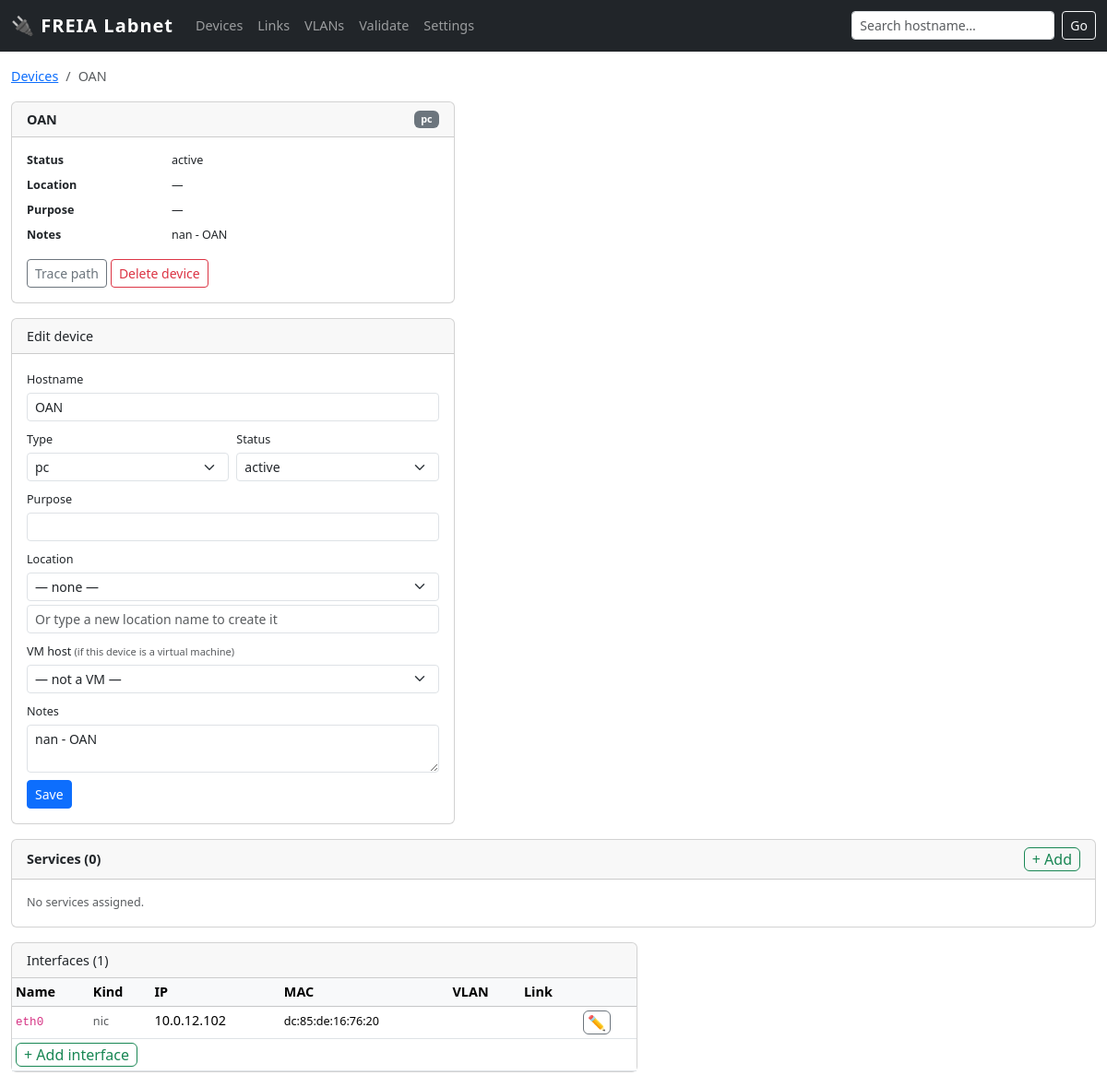
Screenshot of /device/3 with the database file from the repository.
### tables this page shows
CREATE TABLE "device" (
    id INTEGER PRIMARY KEY,
    hostname TEXT UNIQUE,
    kind TEXT NOT NULL,
    vendor_model TEXT,
    os TEXT,
    serial TEXT,
    location_id INTEGER REFERENCES location(id),
    owner TEXT,
    purpose TEXT,
    status TEXT NOT NULL DEFAULT 'active' CHECK(status IN (
        'active','spare','loan','disconnected','retired','planned'
    )),
    notes TEXT,
    vm_host_id INTEGER REFERENCES device(id)
);

CREATE TABLE enum_value (
        id       INTEGER PRIMARY KEY,
        category TEXT NOT NULL,
        value    TEXT NOT NULL,
        UNIQUE(category, value)
    );

CREATE TABLE iface (
    id INTEGER PRIMARY KEY,
    device_id INTEGER NOT NULL REFERENCES device(id) ON DELETE CASCADE,
    name TEXT NOT NULL,                 -- 'eth0','eno5','br0' for NICs; '24','C02-11A-13','P2' for ports
    kind TEXT NOT NULL CHECK(kind IN ('nic','port')),
    mac TEXT,                           -- validate format if present
    ip TEXT,
    prefix INTEGER,
    vlan_id INTEGER,
    notes TEXT, mode TEXT NOT NULL DEFAULT 'access', ip_mode TEXT DEFAULT 'static',  
    UNIQUE(device_id, name)
);

### app.py (the view, shortened to what this page needs)
@app.route('/device/<int:dev_id>')
def device(dev_id):
    dev = query(
        "SELECT d.*, l.name as location_name FROM device d "
        "LEFT JOIN location l ON l.id=d.location_id WHERE d.id=?",
        (dev_id,), one=True)
    if not dev:
        flash('Device not found', 'danger')
        return redirect(url_for('devices'))
    ifaces = query(
        "SELECT i.*, v.vid, v.name as vlan_name FROM iface i "
        "LEFT JOIN vlan v ON v.id=i.vlan_id WHERE i.device_id=?"
        " ORDER BY CAST(i.name AS INTEGER), i.name",
        (dev_id,))
    links = {}
    for iface in ifaces:
        lnks = query("""
            SELECT l.id as link_id, l.cable_nr, l.status, cr.type as cable_type,
                   CASE WHEN l.a_iface_id=? THEN l.b_iface_id ELSE l.a_iface_id END as remote_iface_id
            FROM link l LEFT JOIN cable_ref cr ON cr.nr=l.cable_nr
            WHERE l.a_iface_id=? OR l.b_iface_id=?
        """, (iface['id'], iface['id'], iface['id']))
    dev_services = query("""
        SELECT ds.id, s.name, s.category, ds.role, ds.notes
        FROM device_service ds JOIN service s ON s.id=ds.service_id
        WHERE ds.device_id=? ORDER BY s.category, s.name
    """, (dev_id,))
    all_services = query("SELECT id, name, category FROM service ORDER BY category, name")
    assigned_ids = {r['id'] for r in dev_services}
    avail_services = [s for s in all_services if s['id'] not in assigned_ids]
    vm_host = None
    if dev['vm_host_id']:
        vm_host = query("SELECT id, hostname FROM device WHERE id=?",
                        (dev['vm_host_id'],), one=True)
    hosted_vms = query(
        "SELECT id, hostname FROM device WHERE vm_host_id=? ORDER BY hostname",
        (dev_id,))
    locations = query("SELECT id, name, building, rack FROM location ORDER BY name")
    vlans     = query("SELECT id, vid, name FROM vlan ORDER BY vid")
    all_devs  = query("SELECT id, hostname FROM device ORDER BY hostname")
    return render_template('device.html', dev=dev, ifaces=ifaces, links=links,
        kinds=device_kinds(), statuses=device_statuses(), iface_kinds=IFACE_KINDS,
        locations=locations, vlans=vlans, all_devs=all_devs,
        dev_services=dev_services, avail_services=avail_services,
        vm_host=vm_host, hosted_vms=hosted_vms)

### app.py (called while the page is built)
def get_enum(category):
    try:
        rows = query("SELECT value FROM enum_value WHERE category=? ORDER BY value", (category,))
        return [r['value'] for r in rows]
    except Exception:
        return []

def device_kinds():    return get_enum('device_kind')

def device_statuses(): return get_enum('device_status')

def get_db():
    db = getattr(g, '_database', None)
    if db is None:
        db = g._database = sqlite3.connect(LABNET_PATH)
        db.row_factory = sqlite3.Row
        db.execute('PRAGMA foreign_keys = ON')
    return db

def query(sql, args=(), one=False):
    cur = get_db().execute(sql, args)
    rv = cur.fetchall()
    return (rv[0] if rv else None) if one else rv

### templates/device.html (shortened to what this page needs)
{% extends "base.html" %}
{% block content %}
<nav aria-label="breadcrumb" class="mb-2">
  <ol class="breadcrumb">
    <li class="breadcrumb-item"><a href="/devices">Devices</a></li>
    <li class="breadcrumb-item active">{{ dev['hostname'] }}</li>
  </ol>
</nav>
<div class="row g-3">
  <div class="col-lg-5">
    <div class="card mb-3">
      <div class="card-header d-flex justify-content-between align-items-center">
        <strong>{{ dev['hostname'] }}</strong>
        <span class="badge bg-secondary">{{ dev['kind'] }}</span>
      </div>
      <div class="card-body">
        <dl class="row mb-0 small">
          <dt class="col-4">Status</dt><dd class="col-8">{{ dev['status'] }}</dd>
          <dt class="col-4">Location</dt><dd class="col-8">{{ dev['location_name'] or '—' }}</dd>
          <dt class="col-4">Purpose</dt><dd class="col-8">{{ dev['purpose'] or '—' }}</dd>
          <dt class="col-4">Notes</dt><dd class="col-8">{{ dev['notes'] or '—' }}</dd>
        </dl>
        <div class="mt-2 d-flex flex-wrap gap-1">
          <a href="/trace/{{ dev['hostname'] }}" class="btn btn-sm btn-outline-secondary">Trace path</a>
          <form method="post" action="/device/{{ dev['id'] }}/delete" class="d-inline"
                onsubmit="return confirm('Delete {{ dev['hostname'] }}? This cannot be undone.')">
            <button class="btn btn-sm btn-outline-danger" type="submit">Delete device</button>
          </form>
        </div>
      </div>
    </div>
    <div class="card">
      <div class="card-header">Edit device</div>
      <div class="card-body">
        <form method="post" action="/device/{{ dev['id'] }}/edit">
          <div class="mb-2">
            <label class="form-label small mb-1">Hostname</label>
            <input type="text" name="hostname" class="form-control form-control-sm"
                   value="{{ dev['hostname'] or '' }}" required>
          </div>
          <div class="row g-2 mb-2">
            <div class="col">
              <label class="form-label small mb-1">Type</label>
              <select name="kind" class="form-select form-select-sm">
                {% for k in kinds %}
                <option value="{{ k }}" {% if k == dev['kind'] %}selected{% endif %}>{{ k }}</option>
                {% endfor %}
              </select>
            </div>
            <div class="col">
              <label class="form-label small mb-1">Status</label>
              <select name="status" class="form-select form-select-sm">
                {% for s in statuses %}
                <option value="{{ s }}" {% if s == dev['status'] %}selected{% endif %}>{{ s }}</option>
                {% endfor %}
              </select>
            </div>
          </div>
          <div class="mb-2">
            <label class="form-label small mb-1">Purpose</label>
            <input type="text" name="purpose" class="form-control form-control-sm"
                   value="{{ dev['purpose'] or '' }}">
          </div>
          <div class="mb-2">
            <label class="form-label small mb-1">Location</label>
            <select name="location_id" class="form-select form-select-sm mb-1">
              <option value="">— none —</option>
            </select>
            <input type="text" name="new_location_name" class="form-control form-control-sm"
                   placeholder="Or type a new location name to create it">
          </div>
          <div class="mb-2">
            <label class="form-label small mb-1">VM host <span class="text-muted small">(if this device is a virtual machine)</span></label>
            <select name="vm_host_id" class="form-select form-select-sm">
              <option value="">— not a VM —</option>
            </select>
          </div>
          <div class="mb-2">
            <label class="form-label small mb-1">Notes</label>
            <textarea name="notes" class="form-control form-control-sm" rows="2">{{ dev['notes'] or '' }}</textarea>
          </div>
          <button class="btn btn-sm btn-primary" type="submit">Save</button>
        </form>
      </div>
    </div>
  </div>
  <div class="col-12">
    <div class="card">
      <div class="card-header d-flex justify-content-between align-items-center">
        <strong>Services ({{ dev_services|length }})</strong>
        <button class="btn btn-xs btn-outline-success py-0 px-2"
                data-bs-toggle="collapse" data-bs-target="#add-service-form">+ Add</button>
      </div>
      {% if dev_services %}
      <div class="table-responsive">
        <table class="table table-sm table-hover mb-0">
          <thead class="table-light">
            <tr><th>Service</th><th>Category</th><th>Role</th><th>Notes</th><th></th></tr>
          </thead>
          <tbody>
            {% for ds in dev_services %}
            <tr>
              <td>{{ ds['name'] }}</td>
              <td><span class="badge {% if ds['category'] == 'epics' %}bg-info text-dark{% else %}bg-secondary{% endif %}">{{ ds['category'] }}</span></td>
              <td><small>{{ ds['role'] or '' }}</small></td>
              <td><small class="text-muted">{{ ds['notes'] or '' }}</small></td>
              <td class="text-end">
                <button class="btn btn-xs btn-outline-secondary py-0 px-1"
                        data-bs-toggle="collapse"
                        data-bs-target="#edit-svc-{{ ds['id'] }}">&#x270F;</button>
              </td>
            </tr>
            <tr class="collapse" id="edit-svc-{{ ds['id'] }}">
              <td colspan="5" class="bg-light py-2 px-3">
                <div class="d-flex gap-2 align-items-end flex-wrap">
                  <form method="post" action="/device_service/{{ ds['id'] }}/edit"
                        class="d-flex gap-2 align-items-end flex-wrap">
                    <input type="hidden" name="dev_id" value="{{ dev['id'] }}">
                    <div>
                      <label class="form-label small mb-0">Role</label>
                      <input type="text" name="role" class="form-control form-control-sm"
                             value="{{ ds['role'] or '' }}" placeholder="main / backup / ..." style="width:140px">
                    </div>
                    <div>
                      <label class="form-label small mb-0">Notes</label>
                      <input type="text" name="notes" class="form-control form-control-sm"
                             value="{{ ds['notes'] or '' }}" style="width:220px">
                    </div>
                    <button class="btn btn-sm btn-primary" type="submit">Save</button>
                  </form>
                  <form method="post" action="/device_service/{{ ds['id'] }}/delete"
                        onsubmit="return confirm('Remove ' + '{{ ds['name'] }}' + ' from this device?')">
                    <input type="hidden" name="dev_id" value="{{ dev['id'] }}">
                    <button class="btn btn-sm btn-outline-danger">Remove</button>
                  </form>
                </div>
              </td>
            </tr>
            {% endfor %}
          </tbody>
        </table>
      </div>
      {% else %}
      <div class="card-body text-muted small">No services assigned.</div>
      {% endif %}
    </div>
  </div>
  <div class="col-lg-7">
    <div class="card">
      <div class="card-header">Interfaces ({{ ifaces|length }})</div>
      <div class="table-responsive">
        <table class="table table-sm table-hover mb-0">
          <thead class="table-light">
            <tr>
              <th>Name</th><th>Kind</th><th>IP</th><th>MAC</th><th>VLAN</th><th>Link</th><th></th>
            </tr>
          </thead>
          <tbody>
            {% for iface in ifaces %}
            {% set ldata = links.get(iface['id']) %}
            <tr>
              <td>
                <code>{{ iface['name'] }}</code>
              </td>
              <td><small class="text-muted">{{ iface['kind'] }}</small></td>
              <td>
                {{ iface['ip'] or '' }}
              </td>
              <td><small>{{ iface['mac'] or '' }}</small></td>
              <td>{% if iface['vid'] %}<span class="badge bg-info text-dark">{{ iface['vid'] }} {{ iface['vlan_name'] or '' }}</span>{% endif %}</td>
              <td>
              </td>
              <td>
                <button class="btn btn-xs btn-outline-secondary py-0 px-1"
                        data-bs-toggle="collapse"
                        data-bs-target="#edit-iface-{{ iface['id'] }}">✏</button>
              </td>
            </tr>
            {% else %}
            <tr><td colspan="7" class="text-muted text-center">No interfaces</td></tr>
            {% endfor %}
            <tr>
              <td colspan="7" class="border-top-0 pt-1 pb-1">
                <button class="btn btn-xs btn-outline-success py-0 px-2"
                        data-bs-toggle="collapse" data-bs-target="#add-iface-form">
                  + Add interface
                </button>
              </td>
            </tr>
          </tbody>
        </table>
      </div>
    </div>
  </div>
</div>
{% endblock %}

### templates/base.html (style rules this page uses)
body { font-size: .9rem; }

### rows the page displays
device: hostname "OAN", kind "pc", status "active", notes "nan - OAN"
iface: name "eth0", kind "nic", ip "10.0.12.102", mac "dc:85:de:16:76:20"

### other values shown
{{ dev['location_name'] or '—' }} "—"
{{ dev['purpose'] or '—' }} "—"
{{ dev_services|length }} "0"
{{ ifaces|length }} "1"
